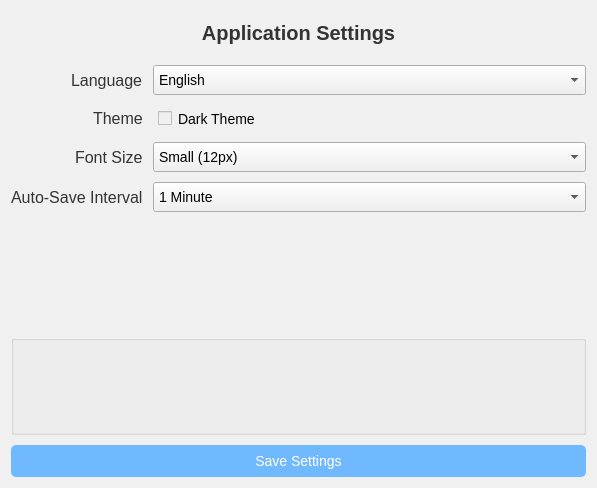
<?xml version="1.0" encoding="UTF-8"?>
<ui version="4.0">
 <class>Settings</class>
 <widget class="QWidget" name="Settings">
  <property name="geometry">
   <rect>
    <x>0</x>
    <y>0</y>
    <width>597</width>
    <height>488</height>
   </rect>
  </property>
  <property name="windowTitle">
   <string>Settings</string>
  </property>
  <property name="styleSheet">
   <string notr="true">
    QWidget {
        background-color: #f0f0f0;
        font-family: 'Segoe UI', Arial, sans-serif;
    }
    QLabel {
        font-size: 16px;
        color: #333333;
    }
    QComboBox, QCheckBox {
        font-size: 14px;
        padding: 5px;
    }
    QPushButton {
        background-color: #70B9FE;
        color: #ffffff;
        border: none;
        border-radius: 5px;
        padding: 8px 15px;
        font-size: 14px;
    }
    QPushButton:hover {
        background-color: #5aa9fe;
    }
   </string>
  </property>
  <layout class="QVBoxLayout" name="verticalLayout">
   <property name="spacing">
    <number>10</number>
   </property>
   <item>
    <widget class="QLabel" name="settingsLabel">
     <property name="styleSheet">
      <string notr="true">
       font-size: 20px;
       font-weight: bold;
       color: #333333;
       padding: 10px;
      </string>
     </property>
     <property name="text">
      <string>Application Settings</string>
     </property>
     <property name="alignment">
      <set>Qt::AlignmentFlag::AlignCenter</set>
     </property>
    </widget>
   </item>
   <item>
    <layout class="QFormLayout" name="formLayout">
     <property name="labelAlignment">
      <set>Qt::AlignmentFlag::AlignRight|Qt::AlignmentFlag::AlignTrailing|Qt::AlignmentFlag::AlignVCenter</set>
     </property>
     <property name="formAlignment">
      <set>Qt::AlignmentFlag::AlignCenter</set>
     </property>
     <property name="horizontalSpacing">
      <number>10</number>
     </property>
     <property name="verticalSpacing">
      <number>10</number>
     </property>
     <item row="0" column="0">
      <widget class="QLabel" name="languageLabel">
       <property name="text">
        <string>Language</string>
       </property>
      </widget>
     </item>
     <item row="0" column="1">
      <widget class="QComboBox" name="languageComboBox">
       <item>
        <property name="text">
         <string>English</string>
        </property>
       </item>
       <item>
        <property name="text">
         <string>Spanish</string>
        </property>
       </item>
       <item>
        <property name="text">
         <string>French</string>
        </property>
       </item>
      </widget>
     </item>
     <item row="1" column="0">
      <widget class="QLabel" name="themeLabel">
       <property name="text">
        <string>Theme</string>
       </property>
      </widget>
     </item>
     <item row="1" column="1">
      <widget class="QCheckBox" name="themeCheckBox">
       <property name="text">
        <string>Dark Theme</string>
       </property>
      </widget>
     </item>
     <item row="2" column="0">
      <widget class="QLabel" name="fontSizeLabel">
       <property name="text">
        <string>Font Size</string>
       </property>
      </widget>
     </item>
     <item row="2" column="1">
      <widget class="QComboBox" name="fontSizeComboBox">
       <item>
        <property name="text">
         <string>Small (12px)</string>
        </property>
       </item>
       <item>
        <property name="text">
         <string>Medium (16px)</string>
        </property>
       </item>
       <item>
        <property name="text">
         <string>Large (20px)</string>
        </property>
       </item>
      </widget>
     </item>
     <item row="3" column="0">
      <widget class="QLabel" name="autoSaveLabel">
       <property name="text">
        <string>Auto-Save Interval</string>
       </property>
      </widget>
     </item>
     <item row="3" column="1">
      <widget class="QComboBox" name="autoSaveComboBox">
       <item>
        <property name="text">
         <string>1 Minute</string>
        </property>
       </item>
       <item>
        <property name="text">
         <string>5 Minutes</string>
        </property>
       </item>
       <item>
        <property name="text">
         <string>Off</string>
        </property>
       </item>
      </widget>
     </item>
    </layout>
   </item>
   <item>
    <spacer name="verticalSpacer">
     <property name="orientation">
      <enum>Qt::Orientation::Vertical</enum>
     </property>
     <property name="sizeHint" stdset="0">
      <size>
       <width>20</width>
       <height>20</height>
      </size>
     </property>
    </spacer>
   </item>
   <item>
    <widget class="QGroupBox" name="groupBox">
     <property name="minimumSize">
      <size>
       <width>100</width>
       <height>100</height>
      </size>
     </property>
     <property name="title">
      <string/>
     </property>
    </widget>
   </item>
   <item>
    <widget class="QPushButton" name="saveButton">
     <property name="text">
      <string>Save Settings</string>
     </property>
    </widget>
   </item>
  </layout>
 </widget>
 <resources/>
 <connections/>
</ui>
